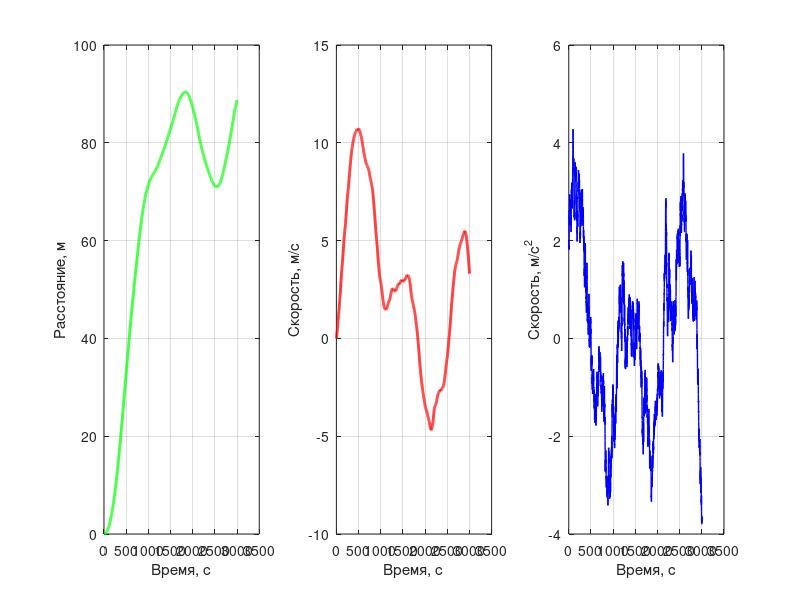

The MATLAB script that drew this image:

T = 10e-3;
t = 0:T:30;
alpha = 0.2;
sigma_a = 2;

F = [1 T 0;
    0 1 T;
    0 0 exp(-alpha*T)];
G = [0; 0; sigma_a * sqrt(1 - exp(-2*alpha*T))];

x = zeros(3, 1);
x(:, 1) = [0; 0; sigma_a];


for k = 2:length(t)
    x(:,k) = F * x(:,k - 1) + G * normrnd(0, 1);
end

figure(1)
subplot(131)
plot(x(1,:),'Color','green', 'LineWidth', 2)
grid on
xlabel('Время, с')
ylabel('Расстояние, м')

subplot(132)
plot(x(2,:),'Color','red', 'LineWidth', 2)
grid on
xlabel('Время, с')
ylabel('Скорость, м/с')

subplot(133)
plot(x(3,:),'Color','blue', 'LineWidth', 1)
grid on
xlabel('Время, с')
ylabel('Скорость, м/с^2')